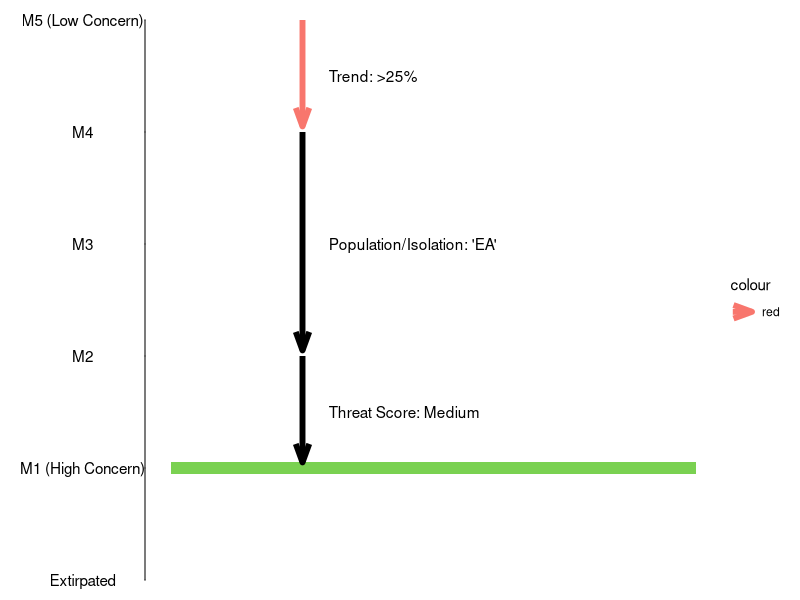
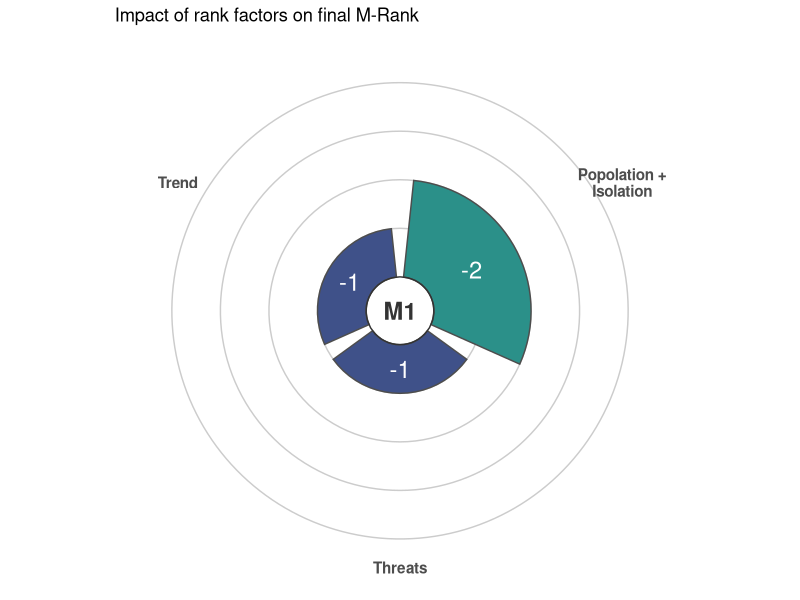

Write R code to recreate these figures, in order.
library(tidyverse)

dummydata <- data.frame(gbpu = "Fake",
                        trend_cat = ">25%", trend_adj = 1,
                        popiso_cat = "EA", popiso_adj = 2,
                        threat_cat = "Medium", threat_adj = 1,
                        stringsAsFactors = FALSE) %>%
  mutate(calc_rank = pmax(5 - trend_adj - popiso_adj - threat_adj, 1),
         M_rank = paste0("M", calc_rank))

my_arrow <- arrow(type = "open", angle = 20, length = unit(0.5, "cm"))

ggplot(dummydata, aes(y = 1, x = calc_rank, fill = calc_rank)) +
  geom_col(width = 0.1)  +
  scale_fill_viridis_c(limits = c(0,5), direction = -1, guide = "none") +
  scale_x_continuous(limits = c(0,5),
                     expand = c(0,0),
                     labels = c("Extirpated", "M1 (High Concern)",
                                "M2", "M3", "M4", "M5 (Low Concern)")) +
  scale_y_continuous(expand = c(0,0.05)) +
  geom_segment(y = 0.25, yend = 0.25,
           aes(xend = 5 - trend_adj + 0.05,
           x = 5, size = 2, color = "red"),
           arrow = my_arrow, size = 2) +
  annotate("text", hjust = 0, y = 0.3, x = 4.5, label = "Trend: >25%") +
  geom_segment(y = 0.25, yend = 0.25,
           aes(xend = 5 - trend_adj - popiso_adj + 0.05,
           x = 5 - trend_adj),
           arrow = my_arrow, size = 2) +
  annotate("text", hjust = 0, y = 0.3, x = 3, label = "Population/Isolation: 'EA'") +
  geom_segment(y = 0.25, yend = 0.25,
           aes(xend = 5 - trend_adj - popiso_adj - threat_adj + 0.05,
           x = 5 - trend_adj - popiso_adj),
           arrow = my_arrow, size = 2) +
  #viridis::scale_colour_viridis(name = )
  annotate("text", hjust = 0, y = 0.3, x = 1.5, label = "Threat Score: Medium") +
  coord_flip() +
  theme_void() +
  theme(axis.text.y = element_text(),
        axis.line.y = element_line(),
        axis.ticks.y = element_line(),
        plot.margin = unit(c(rep(1,4)), "lines"))

roseplotdata <- dummydata %>%
  select(-ends_with("_cat"), -M_rank, -calc_rank) %>%
  gather(key = "variable", value = "value", -gbpu) %>%
  mutate(variable = case_when(
    variable == "popiso_adj" ~ "Popolation +\nIsolation",
    variable == "threat_adj" ~ "Threats",
    variable == "trend_adj" ~ "Trend"
  ))


ggplot(roseplotdata, aes(x = variable, y = value, fill = value)) +
  geom_hline(yintercept = 1:4, colour = "grey80") +
  geom_bar(stat = "identity", width = 0.9, colour = "grey30", size = 0.5) +
  scale_fill_viridis_c(guide = "none", limits = c(0,4)) +
  scale_y_continuous(limits = c(-0.7,4),
                     expand = expand_scale(mult = 0, add = 0)) +
  scale_x_discrete(expand = expand_scale(mult = 0, add = 0.5)) +
  coord_polar() +
  geom_text(aes(label = -value, y = pmax(value * 0.5, 0.5)), size = 6,
            colour = "white") +
  annotate("text", x = 1, y = -0.7, label = dummydata$M_rank, size = 6,
           colour = "grey20", fontface = "bold") +
  geom_hline(yintercept = 0, colour = "grey20") +
  theme_void() +
  theme(axis.text.x = element_text(size = 11, colour = "grey30",
                                   face = "bold")) +
  labs(title = "Impact of rank factors on final M-Rank")

